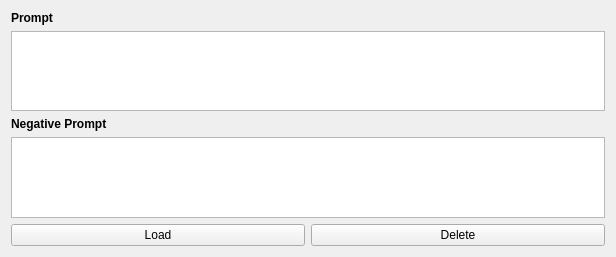
<?xml version="1.0" encoding="UTF-8"?>
<ui version="4.0">
 <class>Form</class>
 <widget class="QWidget" name="Form">
  <property name="geometry">
   <rect>
    <x>0</x>
    <y>0</y>
    <width>616</width>
    <height>257</height>
   </rect>
  </property>
  <property name="windowTitle">
   <string>Form</string>
  </property>
  <layout class="QGridLayout" name="gridLayout">
   <item row="1" column="0" colspan="2">
    <layout class="QHBoxLayout" name="horizontalLayout">
     <item>
      <widget class="QPushButton" name="load_button">
       <property name="font">
        <font>
         <pointsize>9</pointsize>
        </font>
       </property>
       <property name="text">
        <string>Load</string>
       </property>
      </widget>
     </item>
     <item>
      <widget class="QPushButton" name="delete_button">
       <property name="font">
        <font>
         <pointsize>9</pointsize>
        </font>
       </property>
       <property name="text">
        <string>Delete</string>
       </property>
      </widget>
     </item>
    </layout>
   </item>
   <item row="0" column="0" colspan="2">
    <layout class="QVBoxLayout" name="verticalLayout">
     <item>
      <widget class="QLabel" name="label">
       <property name="font">
        <font>
         <pointsize>9</pointsize>
         <bold>true</bold>
        </font>
       </property>
       <property name="text">
        <string>Prompt</string>
       </property>
      </widget>
     </item>
     <item>
      <widget class="QTextBrowser" name="prompt">
       <property name="font">
        <font>
         <pointsize>9</pointsize>
        </font>
       </property>
       <property name="readOnly">
        <bool>false</bool>
       </property>
      </widget>
     </item>
     <item>
      <layout class="QVBoxLayout" name="verticalLayout_2">
       <item>
        <widget class="QLabel" name="label_3">
         <property name="font">
          <font>
           <pointsize>9</pointsize>
           <bold>true</bold>
          </font>
         </property>
         <property name="text">
          <string>Negative Prompt</string>
         </property>
        </widget>
       </item>
       <item>
        <widget class="QTextBrowser" name="negative_prompt">
         <property name="font">
          <font>
           <pointsize>9</pointsize>
          </font>
         </property>
         <property name="readOnly">
          <bool>false</bool>
         </property>
        </widget>
       </item>
      </layout>
     </item>
    </layout>
   </item>
  </layout>
 </widget>
 <resources/>
 <connections/>
</ui>
